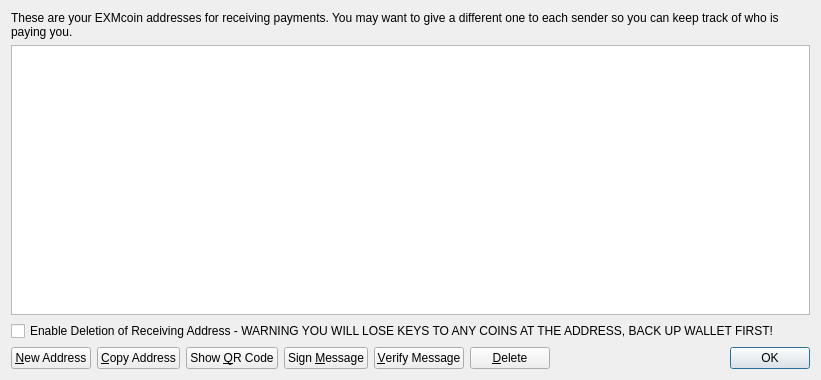
<?xml version="1.0" encoding="UTF-8"?>
<ui version="4.0">
 <class>AddressBookPage</class>
 <widget class="QWidget" name="AddressBookPage">
  <property name="geometry">
   <rect>
    <x>0</x>
    <y>0</y>
    <width>821</width>
    <height>380</height>
   </rect>
  </property>
  <property name="windowTitle">
   <string>Address Book</string>
  </property>
  <layout class="QVBoxLayout" name="verticalLayout">
   <item>
    <widget class="QLabel" name="labelExplanation">
     <property name="text">
      <string>These are your EXMcoin addresses for receiving payments. You may want to give a different one to each sender so you can keep track of who is paying you.</string>
     </property>
     <property name="textFormat">
      <enum>Qt::PlainText</enum>
     </property>
     <property name="wordWrap">
      <bool>true</bool>
     </property>
    </widget>
   </item>
   <item>
    <widget class="QTableView" name="tableView">
     <property name="contextMenuPolicy">
      <enum>Qt::CustomContextMenu</enum>
     </property>
     <property name="toolTip">
      <string>Double-click to edit address or label</string>
     </property>
     <property name="tabKeyNavigation">
      <bool>false</bool>
     </property>
     <property name="alternatingRowColors">
      <bool>true</bool>
     </property>
     <property name="selectionMode">
      <enum>QAbstractItemView::SingleSelection</enum>
     </property>
     <property name="selectionBehavior">
      <enum>QAbstractItemView::SelectRows</enum>
     </property>
     <property name="sortingEnabled">
      <bool>true</bool>
     </property>
     <attribute name="verticalHeaderVisible">
      <bool>false</bool>
     </attribute>
    </widget>
   </item>
   <item>
    <widget class="QCheckBox" name="deleteCheckBox">
     <property name="text">
      <string>Enable Deletion of Receiving Address - WARNING YOU WILL LOSE KEYS TO ANY COINS AT THE ADDRESS, BACK UP WALLET FIRST!</string>
     </property>
    </widget>
   </item>
   <item>
    <layout class="QHBoxLayout" name="horizontalLayout">
     <item>
      <widget class="QPushButton" name="newAddressButton">
       <property name="toolTip">
        <string>Create a new address</string>
       </property>
       <property name="text">
        <string>&amp;New Address</string>
       </property>
       <property name="icon">
        <iconset resource="../bitcoin.qrc">
         <normaloff>:/icons/add</normaloff>:/icons/add</iconset>
       </property>
      </widget>
     </item>
     <item>
      <widget class="QPushButton" name="copyToClipboard">
       <property name="toolTip">
        <string>Copy the currently selected address to the system clipboard</string>
       </property>
       <property name="text">
        <string>&amp;Copy Address</string>
       </property>
       <property name="icon">
        <iconset resource="../bitcoin.qrc">
         <normaloff>:/icons/editcopy</normaloff>:/icons/editcopy</iconset>
       </property>
      </widget>
     </item>
     <item>
      <widget class="QPushButton" name="showQRCode">
       <property name="text">
        <string>Show &amp;QR Code</string>
       </property>
       <property name="icon">
        <iconset resource="../bitcoin.qrc">
         <normaloff>:/icons/qrcode</normaloff>:/icons/qrcode</iconset>
       </property>
      </widget>
     </item>
     <item>
      <widget class="QPushButton" name="signMessage">
       <property name="toolTip">
        <string>Sign a message to prove you own a EXMcoin address</string>
       </property>
       <property name="text">
        <string>Sign &amp;Message</string>
       </property>
       <property name="icon">
        <iconset resource="../bitcoin.qrc">
         <normaloff>:/icons/edit</normaloff>:/icons/edit</iconset>
       </property>
      </widget>
     </item>
     <item>
      <widget class="QPushButton" name="verifyMessage">
       <property name="toolTip">
        <string>Verify a message to ensure it was signed with a specified EXMcoin address</string>
       </property>
       <property name="text">
        <string>&amp;Verify Message</string>
       </property>
       <property name="icon">
        <iconset resource="../bitcoin.qrc">
         <normaloff>:/icons/transaction_0</normaloff>:/icons/transaction_0</iconset>
       </property>
      </widget>
     </item>
     <item>
      <widget class="QPushButton" name="deleteButton">
       <property name="toolTip">
        <string>Delete the currently selected address from the list</string>
       </property>
       <property name="text">
        <string>&amp;Delete</string>
       </property>
       <property name="icon">
        <iconset resource="../bitcoin.qrc">
         <normaloff>:/icons/remove</normaloff>:/icons/remove</iconset>
       </property>
      </widget>
     </item>
     <item>
      <spacer name="horizontalSpacer">
       <property name="orientation">
        <enum>Qt::Horizontal</enum>
       </property>
       <property name="sizeHint" stdset="0">
        <size>
         <width>40</width>
         <height>20</height>
        </size>
       </property>
      </spacer>
     </item>
     <item>
      <widget class="QDialogButtonBox" name="buttonBox">
       <property name="sizePolicy">
        <sizepolicy hsizetype="Maximum" vsizetype="Fixed">
         <horstretch>0</horstretch>
         <verstretch>0</verstretch>
        </sizepolicy>
       </property>
       <property name="standardButtons">
        <set>QDialogButtonBox::Ok</set>
       </property>
      </widget>
     </item>
    </layout>
   </item>
  </layout>
 </widget>
 <resources>
  <include location="../bitcoin.qrc"/>
 </resources>
 <connections/>
</ui>
